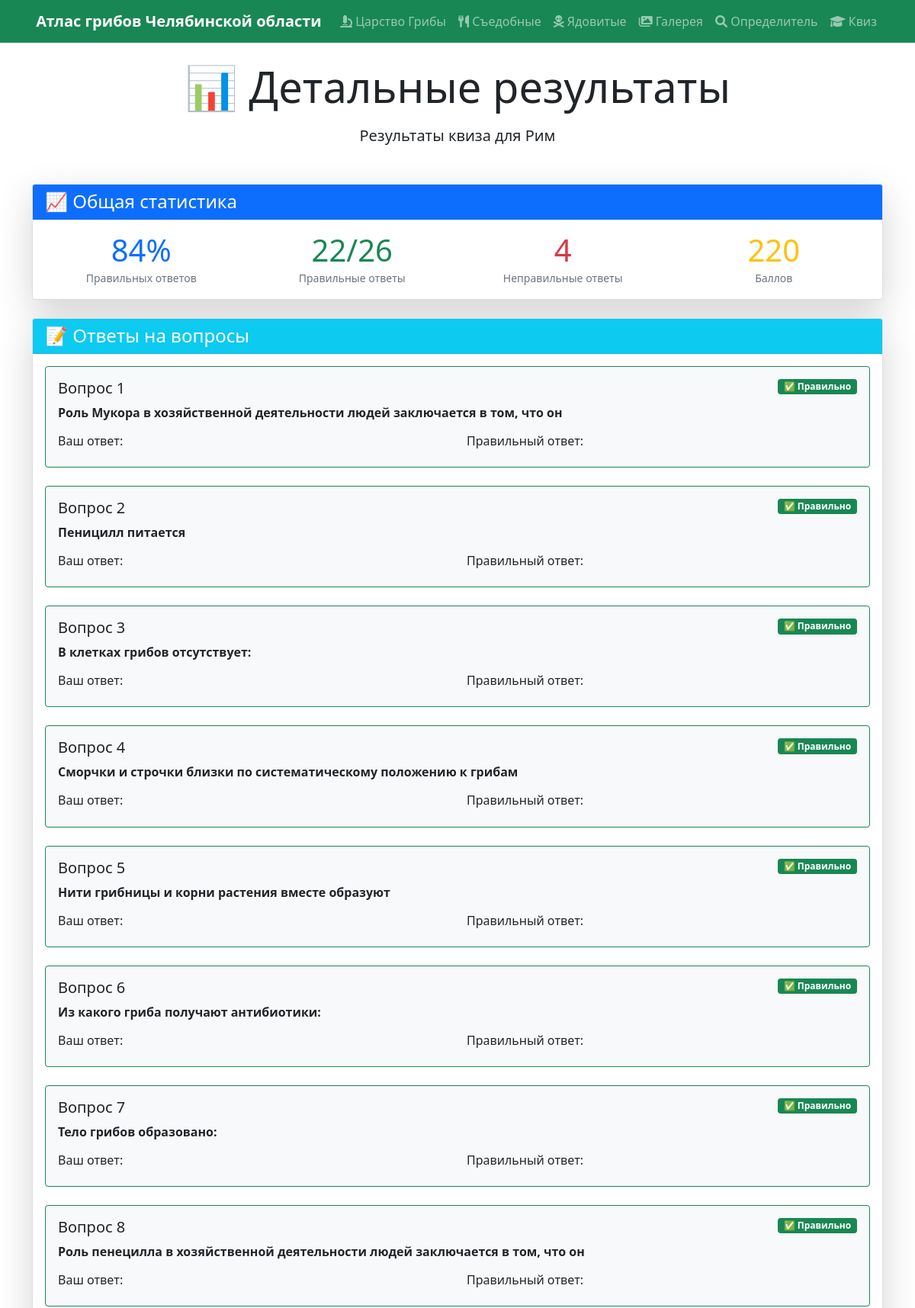
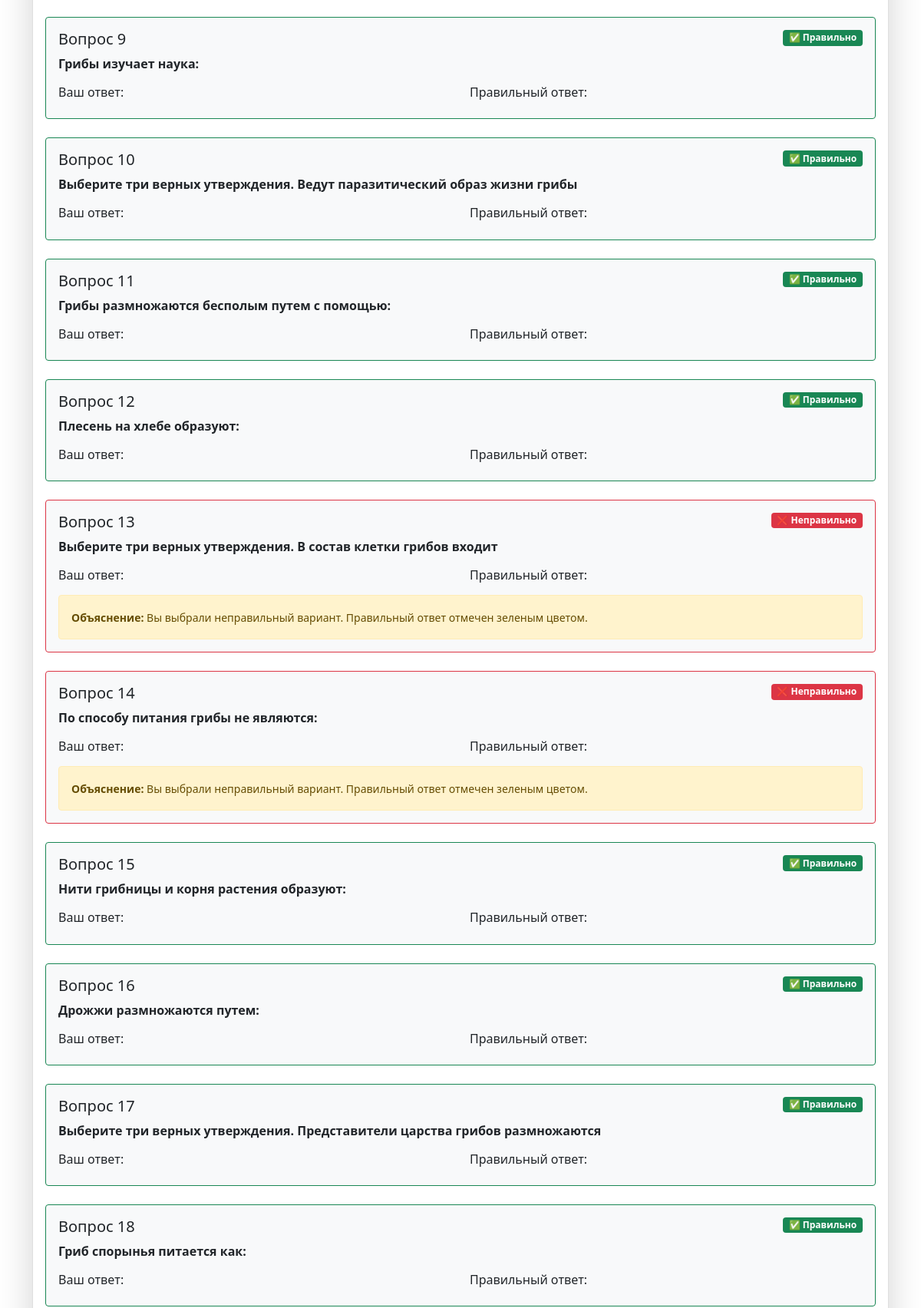
/quiz/results/14/ (upper part), run on the app's committed database (2 pictures, top to bottom).
### mushrooms/models.py (models this page shows, shortened)
class QuizResult(models.Model):
    user_name = models.CharField(max_length=100, verbose_name="Имя пользователя")
    quiz = models.ForeignKey(Quiz, on_delete=models.CASCADE, verbose_name="Квиз")
    score = models.PositiveIntegerField(verbose_name="Количество баллов")
    correct_answers = models.PositiveIntegerField(verbose_name="Правильные ответы")
    wrong_answers = models.PositiveIntegerField(verbose_name="Неправильные ответы")
    total_questions = models.PositiveIntegerField(verbose_name="Всего вопросов")
    percentage = models.PositiveIntegerField(verbose_name="Процент правильных ответов")
    created_at = models.DateTimeField(auto_now_add=True, verbose_name="Дата прохождения")
    class Meta:
        verbose_name = "Результат квиза"
        verbose_name_plural = "Результаты квизов"
        ordering = ['-created_at']

class QuizQuestion(models.Model):
    QUESTION_TYPE_CHOICES = [
        ('single', 'Одиночный выбор'),
        ('multiple', 'Множественный выбор'),
    ]
    quiz = models.ForeignKey(Quiz, on_delete=models.CASCADE, related_name='questions', verbose_name="Квиз")
    question_text = models.TextField(verbose_name="Текст вопроса")
    order = models.PositiveIntegerField(default=0, verbose_name="Порядок")
    question_type = models.CharField(
        max_length=10,
        choices=QUESTION_TYPE_CHOICES,
        default='single',
        verbose_name="Тип вопроса"
    )
    class Meta:
        ordering = ['order']
        verbose_name = "Вопрос квиза"
        verbose_name_plural = "Вопросы квиза"

### mushrooms/views.py (the view)
# urls.py: path('quiz/results/<int:result_id>/', views.quiz_results_detail, name='quiz_results_detail'),
def quiz_results_detail(request, result_id):
    quiz_result_obj = get_object_or_404(QuizResult, id=result_id)
    user_answers = UserAnswer.objects.filter(quiz_result=quiz_result_obj).select_related('question')
    detailed_results = []
    for ua in user_answers:
        detailed_results.append({
            'question': ua.question,
            'user_answers': ua.selected_answers.all(),
            'correct_answers': ua.question.answers.filter(is_correct=True),
            'is_correct': ua.is_correct
        })
    context = {
        'quiz_result': quiz_result_obj,
        'detailed_results': detailed_results,
        'total_questions': quiz_result_obj.total_questions
    }
    return render(request, 'quiz/quiz_results_detail.html', context)

### templates/quiz/quiz_results_detail.html (shortened to what this page needs)
{% extends 'base.html' %}
{% block content %}
<div class="row">
    <div class="col-12">
        <div class="text-center mb-5">
            <h1 class="display-4 mb-3">📊 Детальные результаты</h1>
            <p class="lead">Результаты квиза для <strong>{{ quiz_result.user_name }}</strong></p>
        </div>
        <div class="card shadow-lg mb-4">
            <div class="card-header bg-primary text-white">
                <h4 class="mb-0">📈 Общая статистика</h4>
            </div>
            <div class="card-body">
                <div class="row text-center">
                    <div class="col-md-3">
                        <div class="display-6 text-primary">{{ quiz_result.percentage }}%</div>
                        <small class="text-muted">Правильных ответов</small>
                    </div>
                    <div class="col-md-3">
                        <div class="display-6 text-success">{{ quiz_result.correct_answers }}/{{ quiz_result.total_questions }}</div>
                        <small class="text-muted">Правильные ответы</small>
                    </div>
                    <div class="col-md-3">
                        <div class="display-6 text-danger">{{ quiz_result.wrong_answers }}</div>
                        <small class="text-muted">Неправильные ответы</small>
                    </div>
                    <div class="col-md-3">
                        <div class="display-6 text-warning">{{ quiz_result.score }}</div>
                        <small class="text-muted">Баллов</small>
                    </div>
                </div>
            </div>
        </div>
        <div class="card shadow-lg">
            <div class="card-header bg-info text-white">
                <h4 class="mb-0">📝 Ответы на вопросы</h4>
            </div>
            <div class="card-body">
                {% for user_answer in detailed_results %}
                <div class="question-result mb-4 p-3 border rounded {% if user_answer.is_correct %}border-success bg-light{% else %}border-danger bg-light{% endif %}">
                    <div class="d-flex justify-content-between align-items-start mb-2">
                        <h5 class="mb-0">Вопрос {{ forloop.counter }}</h5>
                        <span class="badge {% if user_answer.is_correct %}bg-success{% else %}bg-danger{% endif %}">
                            {% if user_answer.is_correct %}✅ Правильно{% else %}❌ Неправильно{% endif %}
                        </span>
                    </div>
                    <p class="fw-bold mb-3">{{ user_answer.question.question_text }}</p>
                    <div class="row">
                        <div class="col-md-6">
                            <h6>Ваш ответ:</h6>
                        </div>
                        <div class="col-md-6">
                            <h6>Правильный ответ:</h6>
                        </div>
                    </div>
                    {% if not user_answer.is_correct %}
                    <div class="alert alert-warning mt-2 mb-0">
                        <small>
                            <strong>Объяснение:</strong>
                            Вы выбрали неправильный вариант. Правильный ответ отмечен зеленым цветом.
                        </small>
                    </div>
                    {% endif %}
                </div>
                {% endfor %}
            </div>
        </div>
    </div>
</div>
{% endblock %}

### templates/quiz/quiz_results_detail.html (style rules this page uses)
.question-result { transition: all 0.3s ease; }

### data on the page
QuizResult: user_name "Рим", percentage "84", correct_answers "22", total_questions "26", wrong_answers "4", score "220"
QuizQuestion: shows "✅ Правильно", question.question_text "Роль Мукора в хозяйственной деятельности людей заключается в том, что он"
QuizQuestion: shows "✅ Правильно", question.question_text "Пеницилл питается"
QuizQuestion: shows "✅ Правильно", question.question_text "В клетках грибов отсутствует:"
QuizQuestion: shows "✅ Правильно", question.question_text "Сморчки и строчки близки по систематическому положению к грибам"
QuizQuestion: shows "✅ Правильно", question.question_text "Нити грибницы и корни растения вместе образуют"
QuizQuestion: shows "✅ Правильно", question.question_text "Из какого гриба получают антибиотики:"
QuizQuestion: shows "✅ Правильно", question.question_text "Тело грибов образовано:"
QuizQuestion: shows "✅ Правильно", question.question_text "Роль пенецилла в хозяйственной деятельности людей заключается в том, что он"
QuizQuestion: shows "✅ Правильно", question.question_text "Грибы изучает наука:"
QuizQuestion: shows "✅ Правильно", question.question_text "Выберите три верных утверждения. Ведут паразитический образ жизни грибы"
QuizQuestion: shows "✅ Правильно", question.question_text "Грибы размножаются бесполым путем с помощью:"
QuizQuestion: shows "✅ Правильно", question.question_text "Плесень на хлебе образуют:"
QuizQuestion: shows "❌ Неправильно", question.question_text "Выберите три верных утверждения. В состав клетки грибов входит", shows "Объяснение:"
QuizQuestion: shows "❌ Неправильно", question.question_text "По способу питания грибы не являются:", shows "Объяснение:"
QuizQuestion: shows "✅ Правильно", question.question_text "Нити грибницы и корня растения образуют:"
QuizQuestion: shows "✅ Правильно", question.question_text "Дрожжи размножаются путем:"
QuizQuestion: shows "✅ Правильно", question.question_text "Выберите три верных утверждения. Представители царства грибов размножаются"
QuizQuestion: shows "✅ Правильно", question.question_text "Гриб спорынья питается как:"
